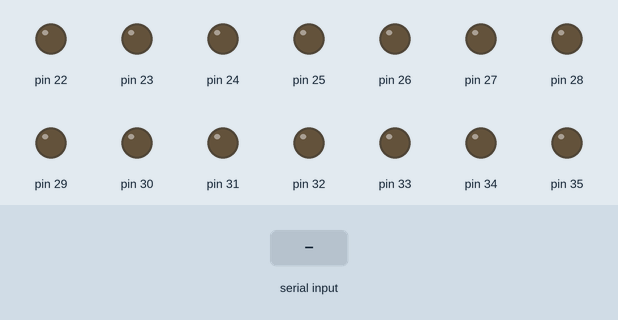
Simulated run of this sketch. Board: Arduino Mega 2560, built with avr-gcc and run on an emulated ATmega2560. Shown: output pins drawn as LEDs (lit = HIGH). The inputs (shaded band) are chosen by the test bench. What the sketch prints to the serial monitor is not drawn.

Above: at 1.4 s.
1.5 s: "30,150\n" received over Serial
At 2.2 s:
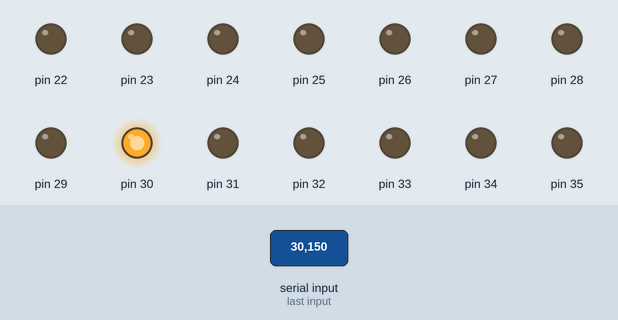
4.5 s: "0\n" received over Serial
At 5.5 s:
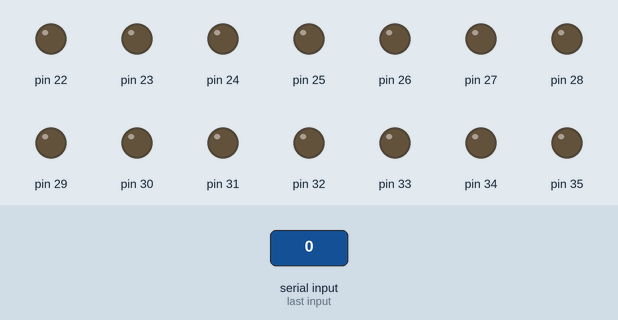
Timing chart, 0 to 7.5 s (numbered marks = the images above; inputs shaded):
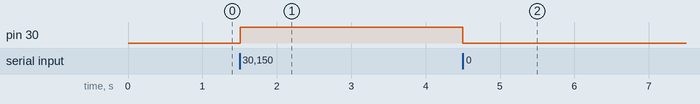

The sketch:

pin_finder.ino
```cpp
/*
 * Pin Finder v2 — Interactive
 *
 * Type an Arduino pin number (22-53) in Serial Monitor and hit Send.
 * That pin goes HIGH (5V) and stays HIGH until you type a different pin.
 * The previous pin goes LOW automatically.
 *
 * Type 'off' or '0' to turn everything off.
 *
 * Use scope or multimeter to find which physical header position
 * matches the Arduino pin number.
 */

int currentPin = -1;

void allOff() {
  for (int p = 22; p <= 53; p++) {
    digitalWrite(p, LOW);
  }
  currentPin = -1;
}

void setup() {
  Serial.begin(9600);

  for (int p = 22; p <= 53; p++) {
    pinMode(p, OUTPUT);
    digitalWrite(p, LOW);
  }

  Serial.println(F("========================================"));
  Serial.println(F("  Pin Finder v2 — Interactive"));
  Serial.println(F("========================================"));
  Serial.println(F("Type a pin number (22-53) and hit Send."));
  Serial.println(F("That pin goes HIGH until you type another."));
  Serial.println(F("Type '0' to turn all off."));
  Serial.println();
  Serial.println(F("Map these 6 pins for the freq generator:"));
  Serial.println(F("  22, 24, 26, 28, 30, 32"));
  Serial.println();
  Serial.println(F("Ready — type a pin number:"));
}

void loop() {
  if (Serial.available()) {
    String input = Serial.readStringUntil('\n');
    input.trim();

    int pin = input.toInt();

    if (pin == 0) {
      allOff();
      Serial.println(F("All pins OFF."));
      Serial.println();
      Serial.println(F("Type a pin number (22-53):"));
      return;
    }

    if (pin >= 22 && pin <= 53) {
      allOff();
      digitalWrite(pin, HIGH);
      currentPin = pin;
      Serial.print(F(">>> Arduino Pin "));
      Serial.print(pin);
      Serial.println(F(" is now HIGH (5V)"));
      Serial.println(F("    Find it on the header with your scope."));
      Serial.println(F("    Type next pin number when ready."));
      Serial.println();
    } else {
      Serial.print(F("Invalid: '"));
      Serial.print(input);
      Serial.println(F("' — enter 22-53 or 0 for off."));
    }
  }
}
```

Measured:
- after the input at 1.5 s, pin 30: LOW → HIGH at once
- after the input at 4.5 s, pin 30: HIGH → LOW at once
